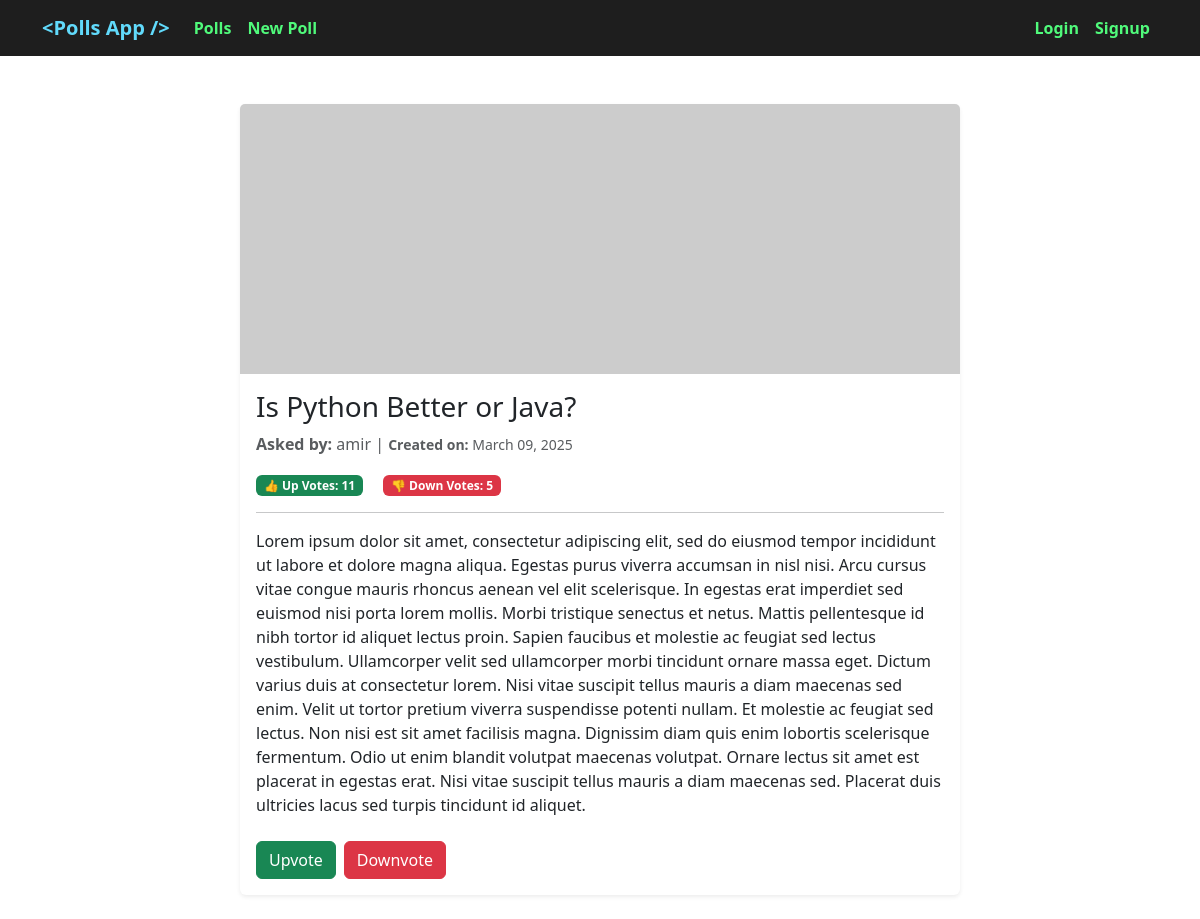
/poll/1/, run on the app's committed database.
### polls/models.py (models this page shows, shortened)
class Poll(models.Model):
    question = models.CharField(max_length=700)
    user = models.ForeignKey(get_user_model(), on_delete=models.CASCADE)
    description = models.TextField(blank=True)
    up_vote = models.PositiveIntegerField(default=0)
    down_vote = models.PositiveIntegerField(default=0)
    upvoted_by = models.ManyToManyField(get_user_model(), related_name='upvoted_polls', blank=True)
    downvoted_by = models.ManyToManyField(get_user_model(), related_name='downvoted_polls', blank=True)
    datetime_created = models.DateTimeField(auto_now_add=True)
    datetime_modified = models.DateTimeField(auto_now=True)

### accounts/models.py (models this page shows)
class CustomUser(AbstractUser):
    ROLE_CHOICES = [
        ('M', 'Manager'),
        ('E', 'Employee'),
        ('S', 'Student'),
        ('O', 'Other'),
    ]
    role = models.CharField(choices=ROLE_CHOICES, max_length=1, default=ROLE_CHOICES[3][0])

### polls/views.py (the view)
# urls.py: path('poll/<int:pk>/', poll_detail_view, name='poll_detail'),
def poll_detail_view(request, pk):
    poll = get_object_or_404(Poll, pk=pk)
    return render(request, 'polls/poll_detail.html', context={'poll': poll})

### polls/templates/polls/poll_detail.html (shortened to what this page needs)
{% extends '_base.html' %}
{% block content %}
    <div class="container mt-5">
        <div class="row justify-content-center">
            <div class="col-md-8">
                <div class="card shadow-sm border-0 rounded">
                    <img src="https://placehold.co/800x300" class="card-img-top img-fluid" alt="Poll image for {{ poll.question }}">
                    <div class="card-body">
                        <h3 class="card-title">{{ poll.question }}</h3>
                        <p class="card-text text-muted">
                            <strong>Asked by:</strong> {{ poll.user }} |
                            <small><strong>Created on:</strong> {{ poll.datetime_created|date:"F d, Y" }}</small>
                        </p>
                        <div class="d-flex justify-content-between align-items-center">
                            <div>
                                <span class="badge bg-success">👍 Up Votes: {{ poll.up_vote }}</span>
                                <span class="badge bg-danger mx-3">👎 Down Votes: {{ poll.down_vote }}</span>
                            </div>
                        </div>
                        <hr>
                        <p>{{ poll.description }}</p>
                        <div class="mt-4 d-flex justify-content-between flex-column flex-sm-row">
                            <div class="btn-group">
                                <form action="{% url 'poll_vote' poll.id %}" method="post">
                                    <button type="submit" class="btn btn-success">Upvote</button>
                                </form>
                                <form action="{% url 'poll_down_vote' poll.id %}" method="post" class="ms-2">
                                    <button type="submit" class="btn btn-danger">Downvote</button>
                                </form>
                            </div>
                        </div>
                    </div>
                </div>
            </div>
        </div>
    </div>
{% endblock content %}

### data on the page
Poll: question "Is Python Better or Java?", user "amir", datetime_created "March 09, 2025", up_vote "11", down_vote "5", description "Lorem ipsum dolor sit amet, consectetur adipiscing elit, sed do eiusmod tempor incididunt ut labore et dolore magna aliqua. Egestas purus viverra accumsan in nisl nisi. Arcu cursus vitae congue mauris rhoncus aenean vel elit scelerisque. In egestas erat imperdiet sed euismod nisi porta lorem mollis. Morbi tristique senectus et netus. Mattis pellentesque id nibh tortor id aliquet lectus proin. Sapien faucibus et molestie ac feugiat sed lectus vestibulum. Ullamcorper velit sed ullamcorper morbi tincidunt ornare massa eget. Dictum varius duis at consectetur lorem. Nisi vitae suscipit tellus mauris a diam maecenas sed enim. Velit ut tortor pretium viverra suspendisse potenti nullam. Et molestie…"
